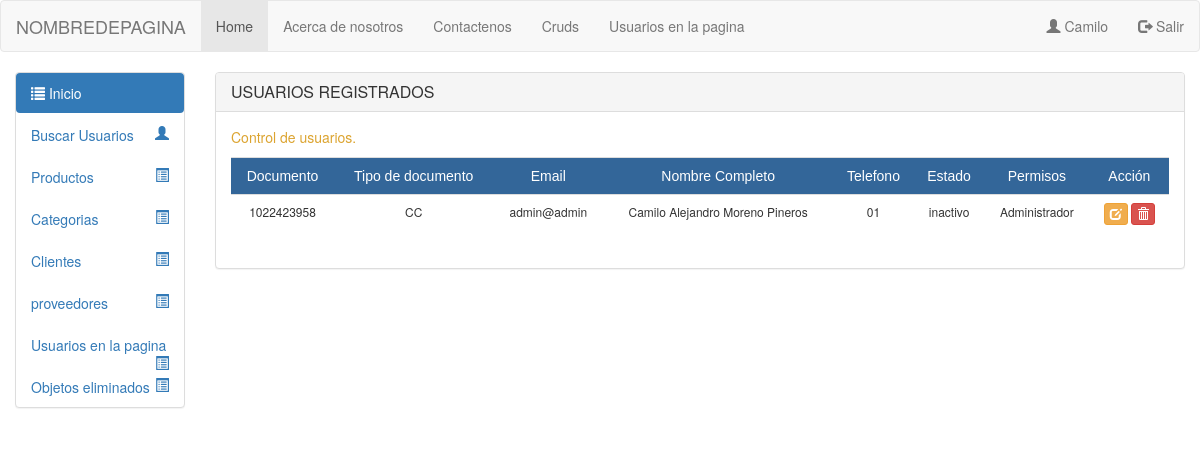
The page /vista/html/admon.php (signed in) on the database as committed earlier.
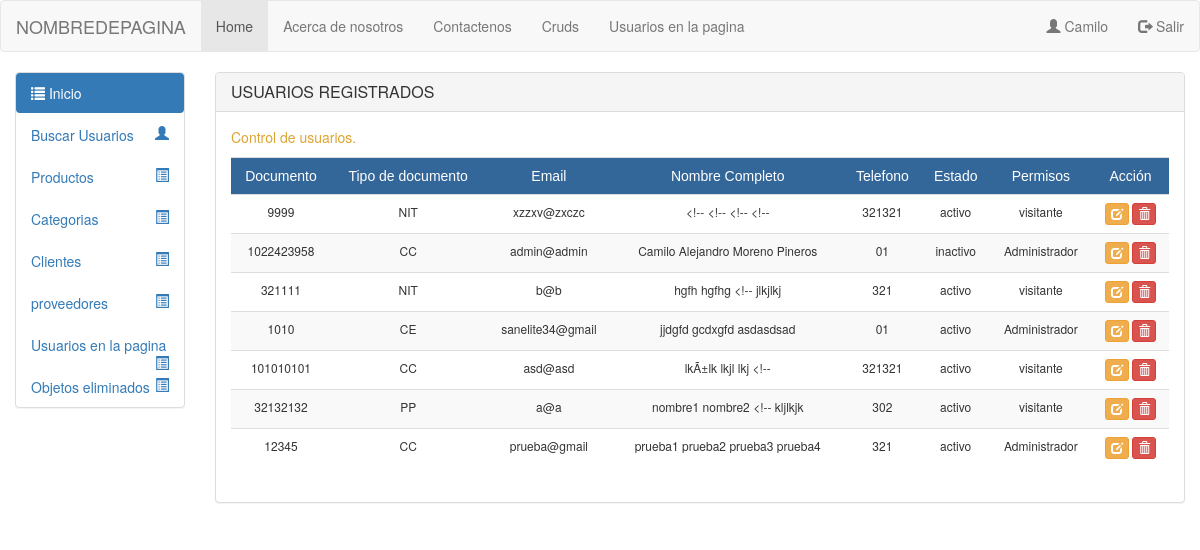
The same page on the database as committed later.
### tables this page shows
CREATE TABLE `usuarios` (
  `documento` int(11) NOT NULL,
  `email_usuario` varchar(50) NOT NULL,
  `primer_nombre` varchar(50) NOT NULL,
  `segundo_nombre` varchar(50) NOT NULL,
  `primer_apellido` varchar(50) NOT NULL,
  `segundo_apellido` varchar(50) NOT NULL,
  `contrasena` varchar(255) NOT NULL,
  `telefono` varchar(20) NOT NULL,
  `estado_usuario` tinyint(1) NOT NULL,
  `tipo_documento` varchar(4) NOT NULL,
  `id_rol` int(11) NOT NULL
);

### Modelo/conexion.php (called while the page is built, shortened)
<?php
class conexion
{
public function __construct()
{
$this->con = new mysqli("localhost", "root", "", "inventcorp");
}
}
?>

### Modelo/clases.php (called while the page is built, shortened)
 <?php
 include("conexion.php");
 class clases extends conexion {
	public function usuarios()
	{
		$q = "select * from usuarios order by primer_nombre";
        $consulta = $this->con->query($q) or die ('failed!' . $this->con->error);
		return $consulta;
	}
	public function escape($string){
		return htmlentities($string, ENT_QUOTES, 'UTF-8');
	}
	}
?>

### Vista/html/admon.php (the view, shortened to what this page needs)
<!DOCTYPE html>
<html lang="en">
<head>
  <link href="../bootstrap/css/bootstrap.min.css" rel="stylesheet" media="screen">
</head>
<body>
<?php
require '../../modelo/clases.php';
include_once 'header.php';
?>
<div class="container-fluid">
  <div class="row">
<div class="col-sm-3 col-md-2 sidebar">
<?php
include_once 'menulateral.php';
?>
</div>
   <div class="col-sm-10 col-md-10">
    <div class="panel panel-default">
      <div class="panel-heading">
        <h3 class="panel-title">USUARIOS REGISTRADOS</h3>
      </div>
      <div class="panel-body">
         <p style="color:#DCA430">Control de usuarios. <center><span><?php if(isset($_REQUEST['dato'])){ echo "BORRADO EXITOSO";}if(isset($_REQUEST['dato1'])){ echo "ACTUALIZACION EXITOSA";}?></span></center></p>
      			    <div class="row">
      			    <div class="col-sm-12 col-md-12">
                <form name="areat" action="" method="post">
      			    <div class="table-responsive">
                     <table class="table table-hover table-striped" align="center">
      			         <tr style="color:#FFF; background-color:#369">
                     <td align="center" style="font-family:Tahoma, Geneva, sans-serif">Documento</td>
                     <td align="center" style="font-family:Tahoma, Geneva, sans-serif">Tipo de documento</td>
      			         <td align="center" style="font-family:Tahoma, Geneva, sans-serif">Email</td>
                     <td align="center" style="font-family:Tahoma, Geneva, sans-serif">Nombre Completo</td>
                     <td align="center" style="font-family:Tahoma, Geneva, sans-serif">Telefono</td>
                     <td align="center" style="font-family:Tahoma, Geneva, sans-serif">Estado</td>
                     <td align="center" style="font-family:Tahoma, Geneva, sans-serif">Permisos</td>
                     <td align="center" style="font-family:Tahoma, Geneva, sans-serif">Acción</td>
                     <?php
      			           $objeto= new clases;
      			           $res=$objeto->usuarios();
            			   while($row = $res->fetch_array(MYSQLI_ASSOC)){
            				  ?>
            			         <tr style="font-size:12px">
                			     <td align="center"><?php echo $objeto->escape($row['documento'])?></td>
                           <td align="center"><?php echo $objeto->escape($row['tipo_documento'])?></td>
                			     <td align="center"><?php echo $objeto->escape($row['email_usuario'])?></td>
                           <td align="center">
                            <?php
                              echo $objeto->escape($row['primer_nombre']." ");
                              echo $objeto->escape($row['segundo_nombre']." ");
                              echo $objeto->escape($row['primer_apellido']." ");
                              echo $objeto->escape($row['segundo_apellido']);
                            ?>
                           </td>
                           <td align="center"><?php echo $objeto->escape($row['telefono'])?></td>
                           <td align="center"><?php echo $objeto->escape($row['estado_usuario'] == 1 ? 'activo' : 'inactivo');?></td>
                           <td align="center">
                            <?php
                            if ($objeto->escape($row['id_rol'] == 1)) {
                              echo "Administrador";
                            }
                            elseif ($objeto->escape($row['id_rol'] == 2)) {
                              echo "Usuario";
                            }
                            elseif ($objeto->escape($row['id_rol'] == 3)) {
                              echo "visitante";
                            }
                            ?>
                            </td>
                           <td align="center"><center><a href="editarusuario.php?id=<?php echo $row['documento']?>"><span class = "btn btn-warning btn-xs"><span class = "glyphicon glyphicon-edit"></span></span></a>
                           <a href="../../controlador/controler2.php?id=<?php echo $row['documento']?>"><span class = "btn btn-danger btn-xs"><span class = "glyphicon glyphicon-trash"></span></span></a></center></td>
                           </tr>
            				  <?php } $objeto->CloseDB();?>
      				        </table>
                      </div>
      			   </form>
            </div>
          </div>
        </div>
      </div>
    </div>
  </div>
</div>
</body>
</html>

### Vista/html/header.php (shortened to what this page needs)
<!DOCTYPE html>
<html lang="en">
<?php
$archivo = basename($_SERVER['PHP_SELF']);
if ($archivo=="index.php")
{
	$ruta="vista/html/";
}
else
{
	$ruta="";
}
?>
<head>
  <link href="../bootstrap/css/bootstrap.min.css" rel="stylesheet" media="screen">
</head>
<body>
<nav class="navbar navbar-default">
  <div class="container-fluid">
    <div class="navbar-header">
      <a class="navbar-brand" href="<?php echo $ruta;?>../../index.php">NOMBREDEPAGINA</a>
    </div>
    <ul class="nav navbar-nav">
      <li class="active"><a href="<?php echo $ruta;?>../../index.php">Home</a></li>
      <li><a href="#">Acerca de nosotros</a></li>
      <li><a href="#">Contactenos</a></li>
      <li >
        <?php if(isset($_SESSION["session"])): ?>
            <?php if ($_SESSION["idrol"] == 3): ?>
            <?php else: ?>
                     <a href="<?php echo $ruta;?>crudusuarios.php">Cruds</a></li>
            <?php endif ?>
        <?php else: ?>
        <?php endif ?>
      <li>
        <?php if(isset($_SESSION["session"])): ?>
            <?php if ($_SESSION["idrol"] == 1): ?>
                      <a href="<?php echo $ruta;?>admon.php">Usuarios en la pagina</a>
            <?php elseif($_SESSION["idrol"] == 2): ?>
            <?php elseif($_SESSION["idrol"] == 3): ?>
            <?php endif ?>
        <?php else: ?>
        <?php endif ?>
      </li>
    </ul>
    <ul class="nav navbar-nav navbar-right">
      <li class="pull-right">
        <a href="<?php if(isset($_SESSION['session'])){echo $ruta.'../../controlador/salir.php';} else { echo $ruta.'seguridaddb.php';}?>">
          <span class="glyphicon glyphicon-log-out">
          </span>
          <?php if(isset($_SESSION["session"])){ echo "Salir";} else{echo "Logueo";}?>
        </a>
      </li>
     <li class="pull-right">
      <a href="<?php if(isset($_SESSION['session'])){}else { echo $ruta.'registro.php';}?>">
        <span class="glyphicon glyphicon-user">
        </span>
       <?php if(isset($_SESSION["session"])){ echo $_SESSION["session"];} else{echo "Registro";}?>
      </a>
    </li>
    </ul>
  </div>
</nav>
</body>
</html>

### Vista/html/menulateral.php (shortened to what this page needs)
<!DOCTYPE html>
<html lang="en">
<head>
  <link href="../bootstrap/css/bootstrap.min.css" rel="stylesheet" media="screen">
</head>
<body>
  <ul class="nav nav-pills nav-stacked panel panel-default">
      <li class="active"><a href="../../index.php"><span class="glyphicon glyphicon-list"></span> Inicio</a></li>
      <li><a href="crudusuarios.php">Buscar Usuarios<span class="glyphicon glyphicon-user pull-right"></span> </a></li>
      <li><a href="crudproductos.php">Productos<span class="glyphicon glyphicon-list-alt pull-right"></span> </a></li>
      <li><a href="crudcategoria.php">Categorias<span class="glyphicon glyphicon-list-alt pull-right"></span> </a></li>
      <li><a href="crudcliente.php">Clientes<span class="glyphicon glyphicon-list-alt pull-right"></span> </a></li>
      <li><a href="crudproveedor.php">proveedores<span class="glyphicon glyphicon-list-alt pull-right"></span> </a></li>
      <li>
          <?php if ($_SESSION["idrol"] == 1): ?>
              <a href="admon.php">Usuarios en la pagina<span class="glyphicon glyphicon-list-alt pull-right"> </span></a>
          <?php else: ?>
          <?php endif ?>
      </li>
      <li>
        <?php if ($_SESSION["idrol"] == 1): ?>
              <a href="objetoelm.php">Objetos eliminados<span class="glyphicon glyphicon-list-alt pull-right"></span> </a>
        <?php else: ?>
        <?php endif ?>
      </li>
  </ul>
</body>
</html>

Rows that differ between the two databases and show on the page:
added usuarios: documento "9999", tipo_documento "NIT", email_usuario "xzzxv@zxczc", primer_nombre "<!--", segundo_nombre "<!--", primer_apellido "<!--", segundo_apellido "<!--", telefono "321321", estado_usuario "activo", shows "visitante"
added usuarios: documento "321111", tipo_documento "NIT", email_usuario "b@b", primer_nombre "hgfh", segundo_nombre "hgfhg", primer_apellido "<!--", segundo_apellido "jlkjlkj", telefono "321", estado_usuario "activo", shows "visitante"
added usuarios: documento "1010", tipo_documento "CE", email_usuario "sanelite34@gmail", primer_nombre "jjdgfd", segundo_nombre "gcdxgfd", segundo_apellido "asdasdsad", telefono "01", estado_usuario "activo", shows "Administrador"
added usuarios: documento "101010101", tipo_documento "CC", email_usuario "asd@asd", primer_nombre "lkÃ±lk", segundo_nombre "lkjl", primer_apellido "lkj", segundo_apellido "<!--", telefono "321321", estado_usuario "activo", shows "visitante"
added usuarios: documento "32132132", tipo_documento "PP", email_usuario "a@a", primer_nombre "nombre1", segundo_nombre "nombre2", primer_apellido "<!--", segundo_apellido "kljlkjk", telefono "302", estado_usuario "activo", shows "visitante"
added usuarios: documento "12345", tipo_documento "CC", email_usuario "prueba@gmail", primer_nombre "prueba1", segundo_nombre "prueba2", primer_apellido "prueba3", segundo_apellido "prueba4", telefono "321", estado_usuario "activo", shows "Administrador"
